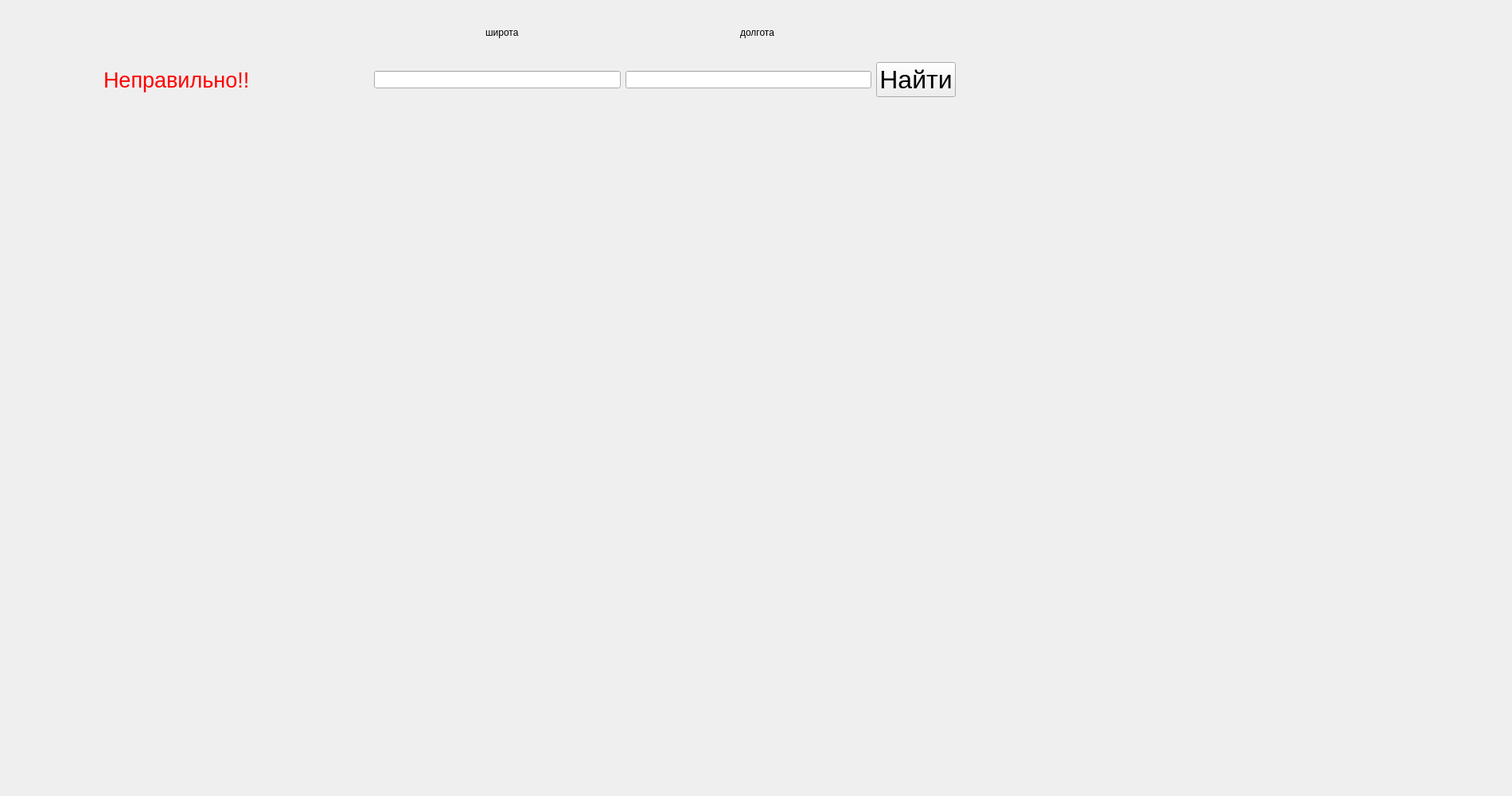
<?xml version="1.0" encoding="UTF-8"?>
<ui version="4.0">
 <class>Form</class>
 <widget class="QWidget" name="Form">
  <property name="geometry">
   <rect>
    <x>0</x>
    <y>0</y>
    <width>1900</width>
    <height>1000</height>
   </rect>
  </property>
  <property name="windowTitle">
   <string>Form</string>
  </property>
  <widget class="QWidget" name="horizontalLayoutWidget">
   <property name="geometry">
    <rect>
     <x>470</x>
     <y>60</y>
     <width>731</width>
     <height>80</height>
    </rect>
   </property>
   <layout class="QHBoxLayout" name="horizontalLayout">
    <item>
     <widget class="QLineEdit" name="coords1_input_lineEdit"/>
    </item>
    <item>
     <widget class="QLineEdit" name="coords2_input_lineEdit"/>
    </item>
    <item>
     <layout class="QVBoxLayout" name="verticalLayout"/>
    </item>
    <item>
     <widget class="QPushButton" name="searchButton">
      <property name="font">
       <font>
        <pointsize>24</pointsize>
       </font>
      </property>
      <property name="text">
       <string>Найти</string>
      </property>
     </widget>
    </item>
   </layout>
  </widget>
  <widget class="QLabel" name="map_label">
   <property name="geometry">
    <rect>
     <x>570</x>
     <y>330</y>
     <width>650</width>
     <height>450</height>
    </rect>
   </property>
   <property name="text">
    <string/>
   </property>
  </widget>
  <widget class="QLabel" name="label">
   <property name="geometry">
    <rect>
     <x>610</x>
     <y>30</y>
     <width>81</width>
     <height>21</height>
    </rect>
   </property>
   <property name="text">
    <string>широта</string>
   </property>
  </widget>
  <widget class="QLabel" name="label_2">
   <property name="geometry">
    <rect>
     <x>930</x>
     <y>30</y>
     <width>81</width>
     <height>21</height>
    </rect>
   </property>
   <property name="text">
    <string>долгота</string>
   </property>
  </widget>
  <widget class="QLabel" name="label_error">
   <property name="geometry">
    <rect>
     <x>130</x>
     <y>70</y>
     <width>181</width>
     <height>61</height>
    </rect>
   </property>
   <property name="palette">
    <palette>
     <active>
      <colorrole role="WindowText">
       <brush brushstyle="SolidPattern">
        <color alpha="255">
         <red>255</red>
         <green>0</green>
         <blue>0</blue>
        </color>
       </brush>
      </colorrole>
      <colorrole role="Text">
       <brush brushstyle="SolidPattern">
        <color alpha="255">
         <red>255</red>
         <green>0</green>
         <blue>0</blue>
        </color>
       </brush>
      </colorrole>
      <colorrole role="PlaceholderText">
       <brush brushstyle="SolidPattern">
        <color alpha="128">
         <red>255</red>
         <green>0</green>
         <blue>0</blue>
        </color>
       </brush>
      </colorrole>
     </active>
     <inactive>
      <colorrole role="WindowText">
       <brush brushstyle="SolidPattern">
        <color alpha="255">
         <red>255</red>
         <green>0</green>
         <blue>0</blue>
        </color>
       </brush>
      </colorrole>
      <colorrole role="Text">
       <brush brushstyle="SolidPattern">
        <color alpha="255">
         <red>255</red>
         <green>0</green>
         <blue>0</blue>
        </color>
       </brush>
      </colorrole>
      <colorrole role="PlaceholderText">
       <brush brushstyle="SolidPattern">
        <color alpha="128">
         <red>255</red>
         <green>0</green>
         <blue>0</blue>
        </color>
       </brush>
      </colorrole>
     </inactive>
     <disabled>
      <colorrole role="WindowText">
       <brush brushstyle="SolidPattern">
        <color alpha="255">
         <red>120</red>
         <green>120</green>
         <blue>120</blue>
        </color>
       </brush>
      </colorrole>
      <colorrole role="Text">
       <brush brushstyle="SolidPattern">
        <color alpha="255">
         <red>120</red>
         <green>120</green>
         <blue>120</blue>
        </color>
       </brush>
      </colorrole>
      <colorrole role="PlaceholderText">
       <brush brushstyle="SolidPattern">
        <color alpha="128">
         <red>0</red>
         <green>0</green>
         <blue>0</blue>
        </color>
       </brush>
      </colorrole>
     </disabled>
    </palette>
   </property>
   <property name="font">
    <font>
     <pointsize>20</pointsize>
    </font>
   </property>
   <property name="styleSheet">
    <string notr="true"/>
   </property>
   <property name="text">
    <string>Неправильно!!!!</string>
   </property>
  </widget>
 </widget>
 <resources/>
 <connections/>
</ui>
